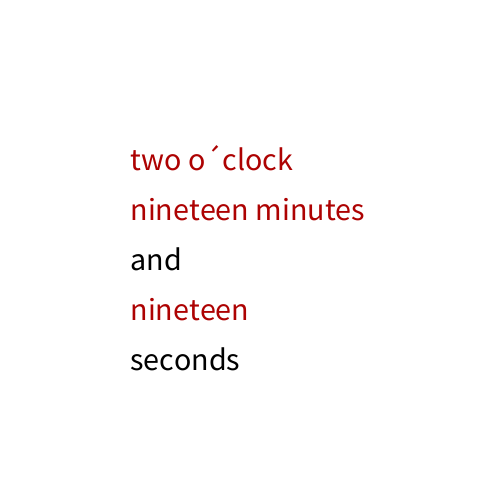
Frame 1 (no input)
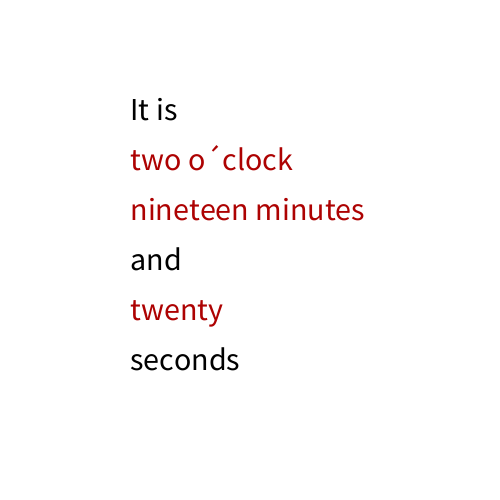
Frame 60 (the mouse pressed at the canvas centre just before this capture)
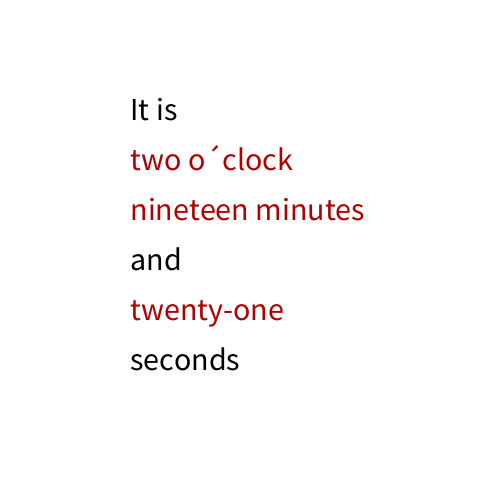
Frame 120 (the mouse held since frame 60 and released just before this capture)

The Processing sketch that drew these frames (run headless with seeded random() and noise(); from frame 60 on, the mouse is pressed at the canvas centre):

// Processing sketch: processing_120283
// ── processing_120283.pde

void setup()
{
  size(500, 500);
}

void draw()
{
  background(255);

  translate(80, 70);

  textSize(32);
  text("It is", 50, 50); 
  fill(0);

fill(#AD0202);  if (hour()==1) 
  {
    textSize(32);
    text("one o´clock", 50, 100); 
    fill(0);
  } 
  else if (hour()==2)
  {
    textSize(32);
    text("two o´clock", 50, 100); 
    fill(0);
  } 
  else if (hour()==3)
  {
    textSize(32);
    text("three o´clock", 50, 100); 
    fill(0);
  } 
  else if (hour()==4)
  {
    textSize(32);
    text("four o´clock", 50, 100); 
    fill(0);
  } 
  else if (hour()==5)
  {
    textSize(32);
    text("five o´clock", 50, 100); 
    fill(0);
  } 
  else if (hour()==6)
  {
    textSize(32);
    text("six o´clock", 50, 100); 
    fill(0);
  } 
  else if (hour()==7)
  {
    textSize(32);
    text("seven o´clock", 50, 100); 
    fill(0);
  } 
  else if (hour()==8)
  {
    textSize(32);
    text("eight o´clock", 50, 100); 
    fill(0);
  } 
  else if (hour()==9)
  {
    textSize(32);
    text("nine o´clock", 50, 100); 
    fill(0);
  } 
  else if (hour()==10)
  {
    textSize(32);
    text("ten o´clock", 50, 100); 
    fill(0);
  } 
  else if (hour()==11)
  {
    textSize(32);
    text("eleven o´clock", 50, 100); 
    fill(0);
  } 
  else if (hour()==12)
  {
    textSize(32);
    text("twelve o´clock", 50, 100); 
    fill(0);
  } 
  else if (hour()==13) 
  {
    textSize(32);
    text("one o´clock", 50, 100); 
    fill(0);
  } 
  else if (hour()==14)
  {
    textSize(32);
    text("two o´clock", 50, 100); 
    fill(0);
  } 
  else if (hour()==15)
  {
    textSize(32);
    text("three o´clock", 50, 100); 
    fill(0);
  } 
  else if (hour()==16)
  {
    textSize(32);
    text("four o´clock", 50, 100); 
    fill(0);
  } 
  else if (hour()==17)
  {
    textSize(32);
    text("five o´clock", 50, 100); 
    fill(0);
  } 
  else if (hour()==18)
  {
    textSize(32);
    text("six o´clock", 50, 100); 
    fill(0);
  } 
  else if (hour()==19)
  {
    textSize(32);
    text("seven o´clock", 50, 100); 
    fill(0);
  } 
  else if (hour()==20)
  {
    textSize(32);
    text("eight o´clock", 50, 100); 
    fill(0);
  } 
  else if (hour()==21)
  {
    textSize(32);
    text("nine o´clock", 50, 100); 
    fill(0);
  } 
  else if (hour()==22)
  {
    textSize(32);
    text("ten o´clock", 50, 100); 
    fill(0);
  } 
  else if (hour()==23)
  {
    textSize(32);
    text("eleven o´clock", 50, 100); 
    fill(0);
  } 
  else if (hour()==24)
  {
    textSize(32);
    text("twelf o´clock", 50, 100); 
    fill(0);
  } 

fill(#AD0202);
  if (minute()==1) 
  {
    textSize(32);
    text("one minute", 50, 150); 
    fill(0);
  } 
  else if (minute()==2)
  {
    textSize(32);
    text("two minutes", 50, 150); 
    fill(0);
  } 
  else if (minute()==3)
  {
    textSize(32);
    text("three minutes", 50, 150); 
    fill(0);
  } 
  else if (minute()==4)
  {
    textSize(32);
    text("four minutes", 50, 150); 
    fill(0);
  } 
  else if (minute()==5)
  {
    textSize(32);
    text("five minutes", 50, 150); 
    fill(0);
  } 
  else if (minute()==6)
  {
    textSize(32);
    text("six minutes", 50, 150); 
    fill(0);
  } 
  else if (minute()==7)
  {
    textSize(32);
    text("seven minutes", 50, 150); 
    fill(0);
  } 
  else if (minute()==8)
  {
    textSize(32);
    text("eight minutes", 50, 150); 
    fill(0);
  } 
  else if (minute()==9)
  {
    textSize(32);
    text("nine minutes", 50, 150); 
    fill(0);
  } 
  else if (minute()==10)
  {
    textSize(32);
    text("ten minutes", 50, 150); 
    fill(0);
  } 
  else if (minute()==11)
  {
    textSize(32);
    text("eleven minutes", 50, 150); 
    fill(0);
  } 
  else if (minute()==12)
  {
    textSize(32);
    text("twelve minutes", 50, 150); 
    fill(0);
  } 
  else if (minute()==13)
  {
    textSize(32);
    text("thirtenn minutes", 50, 150); 
    fill(0);
  } 
  else if (minute()==14)
  {
    textSize(32);
    text("fourteen minutes", 50, 150); 
    fill(0);
  } 
  else if (minute()==15)
  {
    textSize(32);
    text("fifteen minutes", 50, 150); 
    fill(0);
  } 
  else if (minute()==16)
  {
    textSize(32);
    text("sixteen minutes", 50, 150); 
    fill(0);
  } 
  else if (minute()==17)
  {
    textSize(32);
    text("seventeen minutes", 50, 150); 
    fill(0);
  } 
  else if (minute()==18)
  {
    textSize(32);
    text("eighteen minutes", 50, 150); 
    fill(0);
  } 
  else if (minute()==19)
  {
    textSize(32);
    text("nineteen minutes", 50, 150); 
    fill(0);
  } 
  else if (minute()==20)
  {
    textSize(32);
    text("twenty minutes", 50, 150); 
    fill(0);
  } 
  else if (minute()==21)
  {
    textSize(32);
    text("twenty-one minutes", 50, 150); 
    fill(0);
  } 
  else if (minute()==22)
  {
    textSize(32);
    text("twenty-two minutes", 50, 150); 
    fill(0);
  } 
  else if (minute()==23)
  {
    textSize(32);
    text("twenty-three minutes", 50, 150); 
    fill(0);
  } 
  else if (minute()==24)
  {
    textSize(32);
    text("twenty-four minutes", 50, 150); 
    fill(0);
  } 
  else if (minute()==25)
  {
    textSize(32);
    text("twenty-five minutes", 50, 150); 
    fill(0);
  } 
  else if (minute()==26)
  {
    textSize(32);
    text("twenty-six minutes", 50, 150); 
    fill(0);
  } 
  else if (minute()==27)
  {
    textSize(32);
    text("twenty-seven minutes", 50, 150); 
    fill(0);
  } 
  else if (minute()==28)
  {
    textSize(32);
    text("twenty-eight minutes", 50, 150); 
    fill(0);
  } 
  else if (minute()==29)
  {
    textSize(32);
    text("twenty-nine minutes", 50, 150); 
    fill(0);
  } 
  else if (minute()==30)
  {
    textSize(32);
    text("thirty minutes", 50, 150); 
    fill(0);
  } 
  else if (minute()==31)
  {
    textSize(32);
    text("thirty-one minutes", 50, 150); 
    fill(0);
  } 
  else if (minute()==32)
  {
    textSize(32);
    text("thirty-two minutes", 50, 150); 
    fill(0);
  } 
  else if (minute()==33)
  {
    textSize(32);
    text("thirty-three minutes", 50, 150); 
    fill(0);
  } 
  else if (minute()==34)
  {
    textSize(32);
    text("thirty-four minutes", 50, 150); 
    fill(0);
  } 
  else if (minute()==35)
  {
    textSize(32);
    text("thirty-five minutes", 50, 150); 
    fill(0);
  } 
  else if (minute()==36)
  {
    textSize(32);
    text("thirty-six minutes", 50, 150); 
    fill(0);
  } 
  else if (minute()==37)
  {
    textSize(32);
    text("thirty-seven minutes", 50, 150); 
    fill(0);
  } 
  else if (minute()==38)
  {
    textSize(32);
    text("thirty-eight minutes", 50, 150); 
    fill(0);
  } 
  else if (minute()==39)
  {
    textSize(32);
    text("thirty-nine minutes", 50, 150); 
    fill(0);
  } 
  else if (minute()==40)
  {
    textSize(32);
    text("forty minutes", 50, 150); 
    fill(0);
  } 
  else if (minute()==31)
  {
    textSize(32);
    text("forty-one minutes", 50, 150); 
    fill(0);
  } 
  else if (minute()==42)
  {
    textSize(32);
    text("forty-two minutes", 50, 150); 
    fill(0);
  } 
  else if (minute()==43)
  {
    textSize(32);
    text("forty-three minutes", 50, 150); 
    fill(0);
  } 
  else if (minute()==44)
  {
    textSize(32);
    text("forty-four minutes", 50, 150); 
    fill(0);
  } 
  else if (minute()==45)
  {
    textSize(32);
    text("forty-five minutes", 50, 150); 
    fill(0);
  } 
  else if (minute()==46)
  {
    textSize(32);
    text("forty-six minutes", 50, 150); 
    fill(0);
  } 
  else if (minute()==47)
  {
    textSize(32);
    text("forty-seven minutes", 50, 150); 
    fill(0);
  } 
  else if (minute()==48)
  {
    textSize(32);
    text("forty-eight minutes", 50, 150); 
    fill(0);
  } 
  else if (minute()==49)
  {
    textSize(32);
    text("forty-nine minutes", 50, 150); 
    fill(0);
  } 
  else if (minute()==50)
  {
    textSize(32);
    text("fifty minutes", 50, 150); 
    fill(0);
  } 
  else if (minute()==51)
  {
    textSize(32);
    text("fifty-one minutes", 50, 150); 
    fill(0);
  } 
  else if (minute()==52)
  {
    textSize(32);
    text("fifty-two minutes", 50, 150); 
    fill(0);
  } 
  else if (minute()==53)
  {
    textSize(32);
    text("fifty-three minutes", 50, 150); 
    fill(0);
  } 
  else if (minute()==54)
  {
    textSize(32);
    text("fifty-four minutes", 50, 150); 
    fill(0);
  } 
  else if (minute()==55)
  {
    textSize(32);
    text("fifty-five minutes", 50, 150); 
    fill(0);
  } 
  else if (minute()==56)
  {
    textSize(32);
    text("fifty-six minutes", 50, 150); 
    fill(0);
  } 
  else if (minute()==57)
  {
    textSize(32);
    text("fifty-seven minutes", 50, 150); 
    fill(0);
  } 
  else if (minute()==58)
  {
    textSize(32);
    text("fifty-eight minutes", 50, 150); 
    fill(0);
  } 
  else if (minute()==59)
  {
    textSize(32);
    text("fifty-nine minutes", 50, 150); 
    fill(0);
  } 

  textSize(32);
  text("and", 50, 200); 

  textSize(32);
  text("seconds", 50, 300); 

fill(#AD0202);

  if (second()==1) 
  {
    textSize(32);
    text("one", 50, 250); 
    fill(0);
  } 
  else if (second()==2)
  {
    textSize(32);
    text("two", 50, 250); 
    fill(0);
  } 
  else if (second()==3)
  {
    textSize(32);
    text("three", 50, 250); 
    fill(0);
  } 
  else if (second()==4)
  {
    textSize(32);
    text("four", 50, 250); 
    fill(0);
  } 
  else if (second()==5)
  {
    textSize(32);
    text("five", 50, 250); 
    fill(0);
  } 
  else if (second()==6)
  {
    textSize(32);
    text("six", 50, 250); 
    fill(0);
  } 
  else if (second()==7)
  {
    textSize(32);
    text("seven", 50, 250); 
    fill(0);
  } 
  else if (second()==8)
  {
    textSize(32);
    text("eight", 50, 250); 
    fill(0);
  } 
  else if (second()==9)
  {
    textSize(32);
    text("nine", 50, 250); 
    fill(0);
  } 
  else if (second()==10)
  {
    textSize(32);
    text("ten", 50, 250); 
    fill(0);
  } 
  else if (second()==11)
  {
    textSize(32);
    text("eleven", 50, 250); 
    fill(0);
  } 
  else if (second()==12)
  {
    textSize(32);
    text("twelve", 50, 250); 
    fill(0);
  } 
  else if (second()==13)
  {
    textSize(32);
    text("thirteen", 50, 250); 
    fill(0);
  } 
  else if (second()==14)
  {
    textSize(32);
    text("fourteen", 50, 250); 
    fill(0);
  } 
  else if (second()==15)
  {
    textSize(32);
    text("fifteen", 50, 250); 
    fill(0);
  } 
  else if (second()==16)
  {
    textSize(32);
    text("sixteen", 50, 250); 
    fill(0);
  } 
  else if (second()==17)
  {
    textSize(32);
    text("seventeen", 50, 250); 
    fill(0);
  } 
  else if (second()==18)
  {
    textSize(32);
    text("eighteen", 50, 250); 
    fill(0);
  } 
  else if (second()==19)
  {
    textSize(32);
    text("nineteen", 50, 250); 
    fill(0);
  } 
  else if (second()==20)
  {
    textSize(32);
    text("twenty", 50, 250); 
    fill(0);
  } 
  else if (second()==21)
  {
    textSize(32);
    text("twenty-one", 50, 250); 
    fill(0);
  } 
  else if (second()==22)
  {
    textSize(32);
    text("twenty-two", 50, 250); 
    fill(0);
  } 
  else if (second()==23)
  {
    textSize(32);
    text("twenty-three", 50, 250); 
    fill(0);
  } 
  else if (second()==24)
  {
    textSize(32);
    text("twenty-four", 50, 250); 
    fill(0);
  } 
  else if (second()==25)
  {
    textSize(32);
    text("twenty-five", 50, 250); 
    fill(0);
  } 
  else if (second()==26)
  {
    textSize(32);
    text("twenty-six", 50, 250); 
    fill(0);
  } 
  else if (second()==27)
  {
    textSize(32);
    text("twenty-seven", 50, 250); 
    fill(0);
  } 
  else if (second()==28)
  {
    textSize(32);
    text("twenty-eight", 50, 250); 
    fill(0);
  } 
  else if (second()==29)
  {
    textSize(32);
    text("twenty-nine", 50, 250); 
    fill(0);
  } 
  else if (second()==30)
  {
    textSize(32);
    text("thirty", 50, 250); 
    fill(0);
  } 
  else if (second()==31)
  {
    textSize(32);
    text("thirty-one", 50, 250); 
    fill(0);
  } 
  else if (second()==32)
  {
    textSize(32);
    text("thirty-two", 50, 250); 
    fill(0);
  } 
  else if (second()==33)
  {
    textSize(32);
    text("thirty-three", 50, 250); 
    fill(0);
  } 
  else if (second()==34)
  {
    textSize(32);
    text("thirty-four", 50, 250); 
    fill(0);
  } 
  else if (second()==35)
  {
    textSize(32);
    text("thirty-five", 50, 250); 
    fill(0);
  } 
  else if (second()==36)
  {
    textSize(32);
    text("thirty-six", 50, 250); 
    fill(0);
  } 
  else if (second()==37)
  {
    textSize(32);
    text("thirty-seven", 50, 250); 
    fill(0);
  } 
  else if (second()==38)
  {
    textSize(32);
    text("thirty-eight", 50, 250); 
    fill(0);
  } 
  else if (second()==39)
  {
    textSize(32);
    text("thirty-nine", 50, 250); 
    fill(0);
  } 
  else if (second()==40)
  {
    textSize(32);
    text("forty", 50, 250); 
    fill(0);
  } 
  else if (second()==41)
  {
    textSize(32);
    text("forty-one", 50, 250); 
    fill(0);
  } 
  else if (second()==42)
  {
    textSize(32);
    text("forty-two", 50, 250); 
    fill(0);
  } 
  else if (second()==43)
  {
    textSize(32);
    text("forty-three", 50, 250); 
    fill(0);
  } 
  else if (second()==44)
  {
    textSize(32);
    text("forty-four", 50, 250); 
    fill(0);
  } 
  else if (second()==45)
  {
    textSize(32);
    text("forty-five", 50, 250); 
    fill(0);
  } 
  else if (second()==46)
  {
    textSize(32);
    text("forty-six", 50, 250); 
    fill(0);
  } 
  else if (second()==47)
  {
    textSize(32);
    text("forty-seven", 50, 250); 
    fill(0);
  } 
  else if (second()==48)
  {
    textSize(32);
    text("forty-eight", 50, 250); 
    fill(0);
  } 
  else if (second()==49)
  {
    textSize(32);
    text("forty-nine", 50, 250); 
    fill(0);
  } 
  else if (second()==50)
  {
    textSize(32);
    text("fifty", 50, 250); 
    fill(0);
  } 
  else if (second()==51)
  {
    textSize(32);
    text("fifty-one", 50, 250); 
    fill(0);
  } 
  else if (second()==52)
  {
    textSize(32);
    text("fifty-two", 50, 250); 
    fill(0);
  } 
  else if (second()==53)
  {
    textSize(32);
    text("fifty-three", 50, 250); 
    fill(0);
  } 
  else if (second()==54)
  {
    textSize(32);
    text("fifty-four", 50, 250); 
    fill(0);
  } 
  else if (second()==55)
  {
    textSize(32);
    text("fifty-five", 50, 250); 
    fill(0);
  } 
  else if (second()==56)
  {
    textSize(32);
    text("fifty-six", 50, 250); 
    fill(0);
  } 
  else if (second()==57)
  {
    textSize(32);
    text("fifty-seven", 50, 250); 
    fill(0);
  } 
  else if (second()==58)
  {
    textSize(32);
    text("fifty-eight", 50, 250); 
    fill(0);
  } 
  else if (second()==59)
  {
    textSize(32);
    text("fifty-nine", 50, 250); 
    fill(0);
  }
   else if (second()==0)
  {
    textSize(32);
    text("zero", 50, 250); 
    fill(0);
  }
}
